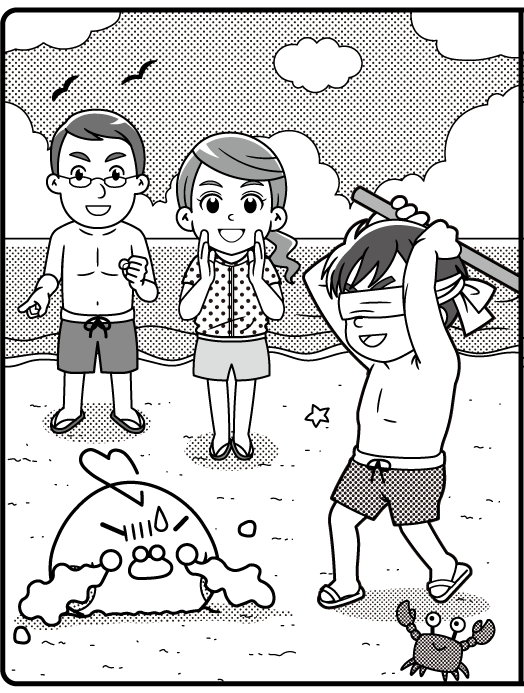
#> input picture sample/sample2_1.png, 524 x 693 px
$ python -i main.py   (imports and definitions only)
#> lines starting #> are read from the running program, lines starting #| are printed output that depends on the picture; after the words box and inside, x2 and y2 are one past the last pixel; in counts of white or black regions, pixels touching at a corner belong together
#> further down, picture is the input picture: shape (693, 524, 3); mean B, G, R 207.5, 207.6, 208.3
import cv2
import os
import numpy as np
import matplotlib
# [1 line not run here, left out]
import matplotlib.pyplot as plt

from src.adjust_light import histgram_equalize, adjust_brightness, adjust_image, adjust_images
from src.split_image import split_image
from src.merge_images import merge_images
from src.smoothing import smoothing
from src.homography import homography

dirname = os.path.dirname(__file__)
file1 = 'sample2_1.png'
file2 = 'sample2_2.png'

# [18 lines left out: function diff_img, not called in this run]

# マスクを作成する関数
def create_mask(warped_image):
    # 黒い部分を検出
    gray = cv2.cvtColor(warped_image, cv2.COLOR_BGR2GRAY)
    _, mask = cv2.threshold(gray, 0, 255, cv2.THRESH_BINARY)
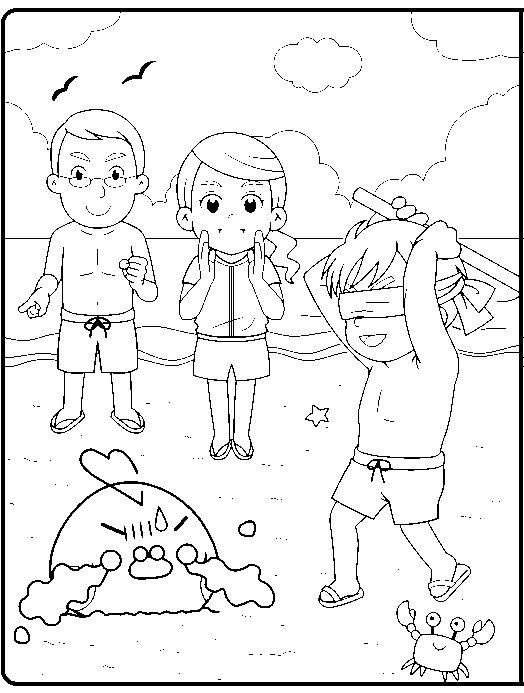
#> mask: shape (693, 524); 92.6% white; 508 black regions (475 under 20 px), largest, box (x1, y1, x2, y2) and area: (1, 8, 524, 686) 20297, (18, 448, 275, 626) 2820, (128, 545, 173, 580) 365
    cv2.imwrite(dirname + '/output/mask.png', mask)
    return cv2.cvtColor(mask, cv2.COLOR_GRAY2RGB)

# [108 lines left out: function main, not called in this run]

# [2 lines not run here, left out]

>>> import cv2
>>> picture = cv2.imread('../../sample/sample2_1.png')
>>> result = create_mask(picture)
